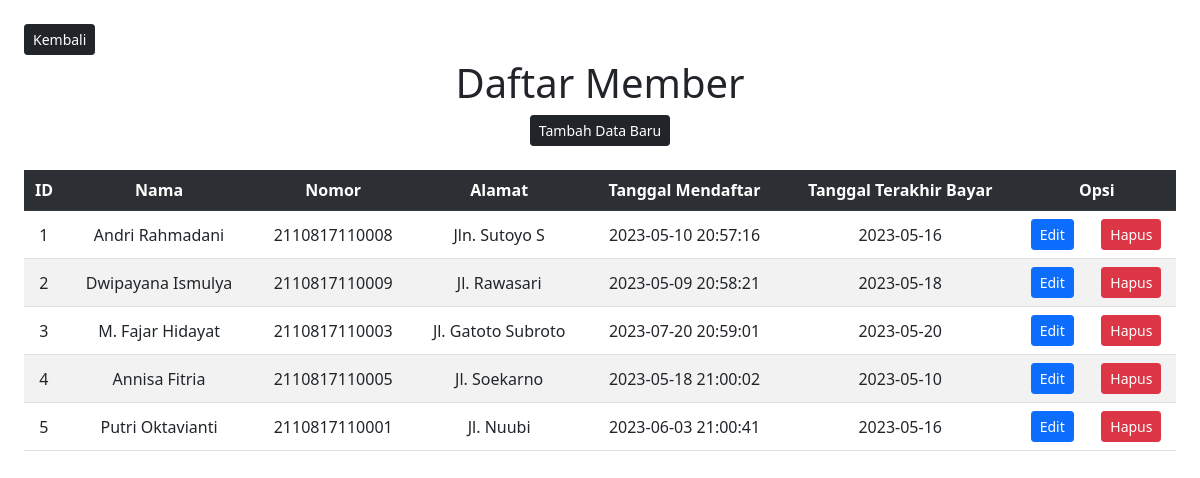
The page /Member.php on the database its author committed.
### tables this page shows
CREATE TABLE `member` (
  `id_member` int(11) NOT NULL,
  `nama_member` varchar(250) NOT NULL,
  `nomor_member` varchar(15) NOT NULL,
  `alamat` text NOT NULL,
  `tgl_mendaftar` datetime NOT NULL,
  `tgl_terakhir_bayar` date NOT NULL
);

### Model.php (called while the page is built, shortened)
<?php
function selectalldata($table)
{
  $select = "SELECT * FROM $table";
  $select1 = mysqli_query($GLOBALS['connect'], $select);
  return $select1;
}

### Member.php (the view, shortened to what this page needs)
<?php
require "Model.php";
?>
<!doctype html>
<html lang="en">
<head>
  <link href="https://cdn.jsdelivr.net/npm/bootstrap@5.1.3/dist/css/bootstrap.min.css" rel="stylesheet">
</head>
<body>
  <a href="index.php"><button type="button" class="btn btn-dark btn-sm mt-4 ms-4">Kembali</button></a>
  <h1 class="mt-1">Daftar Member</h1>
  <center><a href="FromMember.php"><button type="button" class="btn btn-dark btn-sm">Tambah Data Baru</button></a></center>
  <div class="table-responsive mx-4 mt-4">
    <table class="table table-striped align-middle">
      <tr class="table-dark">
        <th>ID</th>
        <th>Nama</th>
        <th>Nomor</th>
        <th>Alamat</th>
        <th>Tanggal Mendaftar</th>
        <th>Tanggal Terakhir Bayar</th>
        <th colspan="2">Opsi</th>
      </tr>
      <?php
      $result = selectalldata("member");
      while ($data = mysqli_fetch_array($result)) { ?>
        <tr>
          <td><?php echo $data['id_member'] ?></td>
          <td><?php echo $data['nama_member'] ?></td>
          <td><?php echo $data['nomor_member'] ?></td>
          <td><?php echo $data['alamat'] ?></td>
          <td><?php echo $data['tgl_mendaftar'] ?></td>
          <td><?php echo $data['tgl_terakhir_bayar'] ?></td>
          <td style="text-align: center;"><a href="FromMember.php?id_member=<?php echo $data['id_member']; ?>"><button class="btn btn-primary btn-sm">Edit</button></a></td>
          <td style="text-align: center;"><a href="Member.php?id_member=<?php echo $data['id_member']; ?>" onclick="return confirm('Hapus data?')"><button class="btn btn-danger btn-sm">Hapus</button></a></td>
        </tr>
      <?php } ?>
    </table>
  </div>
</body>
</html>

### Member.php (style rules this page uses)
h1, table { text-align: center; }

### rows shown on the page
member: id_member "1", nama_member "Andri Rahmadani", nomor_member "2110817110008", alamat "Jln. Sutoyo S", tgl_mendaftar "2023-05-10 20:57:16", tgl_terakhir_bayar "2023-05-16"
member: id_member "2", nama_member "Dwipayana Ismulya", nomor_member "2110817110009", alamat "Jl. Rawasari", tgl_mendaftar "2023-05-09 20:58:21", tgl_terakhir_bayar "2023-05-18"
member: id_member "3", nama_member "M. Fajar Hidayat", nomor_member "2110817110003", alamat "Jl. Gatoto Subroto", tgl_mendaftar "2023-07-20 20:59:01", tgl_terakhir_bayar "2023-05-20"
member: id_member "4", nama_member "Annisa Fitria", nomor_member "2110817110005", alamat "Jl. Soekarno", tgl_mendaftar "2023-05-18 21:00:02", tgl_terakhir_bayar "2023-05-10"
member: id_member "5", nama_member "Putri Oktavianti", nomor_member "2110817110001", alamat "Jl. Nuubi", tgl_mendaftar "2023-06-03 21:00:41", tgl_terakhir_bayar "2023-05-16"
